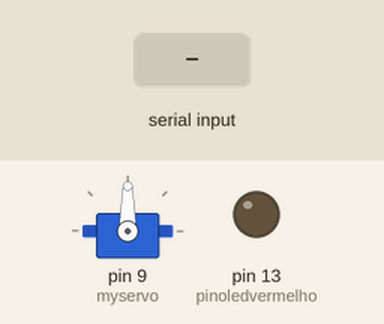
The sketch below on a simulated Arduino Uno, built with avr-gcc and run on an emulated ATmega328P. Parts: servo, output pins drawn as LEDs (lit = HIGH). The inputs (shaded band) are chosen by the test bench.

Above: at 1.2 s.
1.3 s: "C" received over Serial
At 1.9 s:
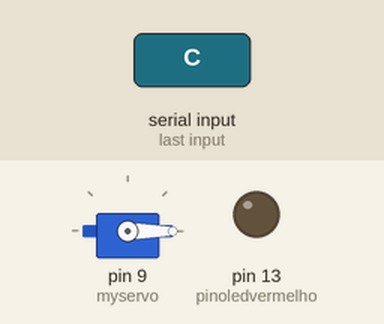
2.8 s: "D" received over Serial
At 4.2 s:
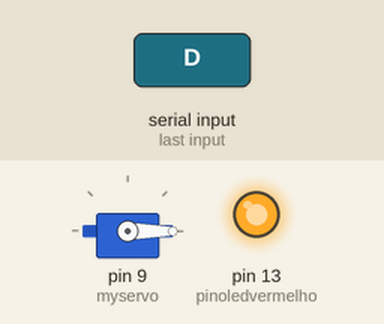
Timing chart, 0 to 5.8 s (numbered marks = the images above; inputs shaded):
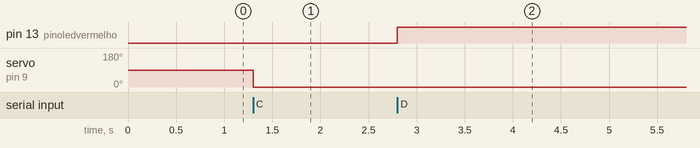

The sketch:

Cdg_Arduino.ino.ino
```cpp
#include <Servo.h>
Servo myservo;
int pos;
char leitura;
int pinoledvermelho = 13;

void setup() {
  Serial.begin(9600);
  myservo.attach(9);
  pinMode(pinoledvermelho, OUTPUT);
  pos = 180;
}

void loop() {
  //if (Serial.available() > 0) {
  leitura = Serial.read();
  //  Serial.println(leitura);
  // Serial.print(leitura);
  if (leitura == 'C') {
    myservo.write(0);
    pos = 0;
    delay(15);
  }
  else if (leitura == 'D') {
    digitalWrite(pinoledvermelho, HIGH);
  }
  //} else Serial.end(); // Fim da conexão
}
```

Measured:
- after the input at 1.3 s, servo on pin 9 (myservo): 90° → 0° at once
- after the input at 2.8 s, pin 13 (pinoledvermelho): LOW → HIGH at once
